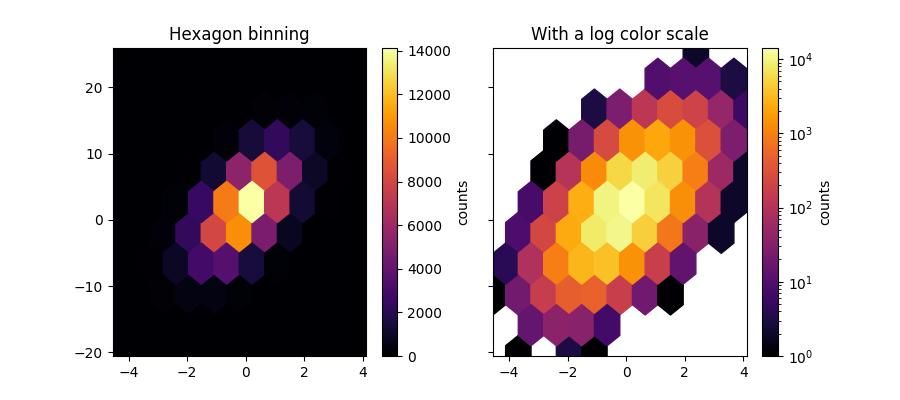

Write Python code to recreate this figure.
import matplotlib.pyplot as plt
import numpy as np

# Fixing random state for reproducibility
np.random.seed(19680801)

n = 100_000
x = np.random.standard_normal(n)
y = 2.0 + 3.0 * x + 4.0 * np.random.standard_normal(n)
xlim = x.min(), x.max()
ylim = y.min(), y.max()

fig, (ax0, ax1) = plt.subplots(ncols=2, sharey=True, figsize=(9, 4))

hb = ax0.hexbin(x, y, gridsize=10, cmap='inferno')
ax0.set(xlim=xlim, ylim=ylim)
ax0.set_title("Hexagon binning")
cb = fig.colorbar(hb, ax=ax0, label='counts')

hb = ax1.hexbin(x, y, gridsize=10, bins='log', cmap='inferno')
ax1.set(xlim=xlim, ylim=ylim)
ax1.set_title("With a log color scale")
cb = fig.colorbar(hb, ax=ax1, label='counts')

plt.savefig("prepare_2")
